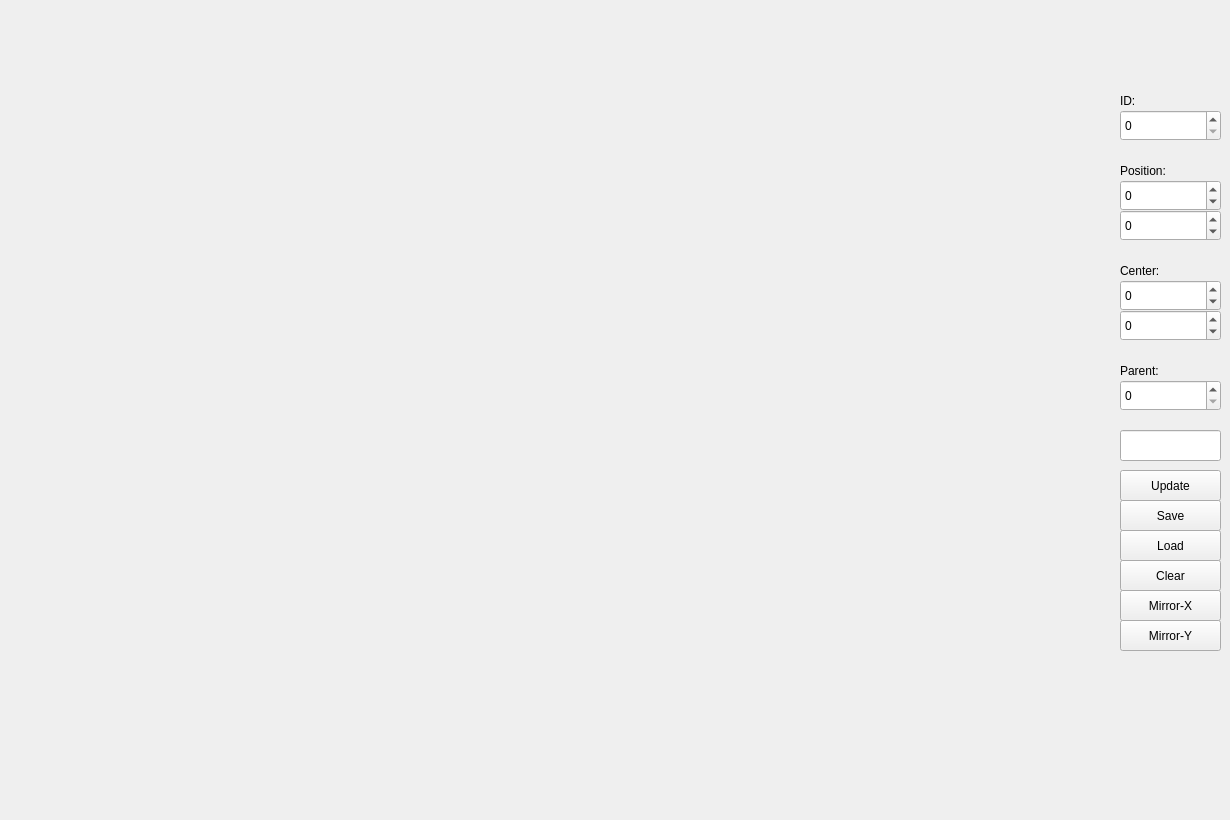
<?xml version="1.0" encoding="UTF-8"?>
<ui version="4.0">
 <class>MainWindow</class>
 <widget class="QMainWindow" name="MainWindow">
  <property name="geometry">
   <rect>
    <x>0</x>
    <y>0</y>
    <width>1230</width>
    <height>820</height>
   </rect>
  </property>
  <property name="windowTitle">
   <string>HighLevel Behavior Grid Master! :p</string>
  </property>
  <widget class="QWidget" name="centralWidget">
   <widget class="QSpinBox" name="b_id">
    <property name="geometry">
     <rect>
      <x>1120</x>
      <y>110</y>
      <width>101</width>
      <height>31</height>
     </rect>
    </property>
    <property name="maximum">
     <number>999</number>
    </property>
   </widget>
   <widget class="QSpinBox" name="b_x">
    <property name="geometry">
     <rect>
      <x>1120</x>
      <y>180</y>
      <width>101</width>
      <height>31</height>
     </rect>
    </property>
    <property name="minimum">
     <number>-550</number>
    </property>
    <property name="maximum">
     <number>550</number>
    </property>
   </widget>
   <widget class="QSpinBox" name="b_y">
    <property name="geometry">
     <rect>
      <x>1120</x>
      <y>210</y>
      <width>101</width>
      <height>31</height>
     </rect>
    </property>
    <property name="minimum">
     <number>-400</number>
    </property>
    <property name="maximum">
     <number>400</number>
    </property>
   </widget>
   <widget class="QSpinBox" name="b_cx">
    <property name="geometry">
     <rect>
      <x>1120</x>
      <y>280</y>
      <width>101</width>
      <height>31</height>
     </rect>
    </property>
    <property name="minimum">
     <number>-550</number>
    </property>
    <property name="maximum">
     <number>550</number>
    </property>
   </widget>
   <widget class="QSpinBox" name="b_cy">
    <property name="geometry">
     <rect>
      <x>1120</x>
      <y>310</y>
      <width>101</width>
      <height>31</height>
     </rect>
    </property>
    <property name="minimum">
     <number>-400</number>
    </property>
    <property name="maximum">
     <number>400</number>
    </property>
   </widget>
   <widget class="QSpinBox" name="b_par">
    <property name="geometry">
     <rect>
      <x>1120</x>
      <y>380</y>
      <width>101</width>
      <height>31</height>
     </rect>
    </property>
    <property name="maximum">
     <number>999</number>
    </property>
   </widget>
   <widget class="QLineEdit" name="b_name">
    <property name="geometry">
     <rect>
      <x>1120</x>
      <y>430</y>
      <width>101</width>
      <height>31</height>
     </rect>
    </property>
   </widget>
   <widget class="QLabel" name="label">
    <property name="geometry">
     <rect>
      <x>1120</x>
      <y>90</y>
      <width>67</width>
      <height>21</height>
     </rect>
    </property>
    <property name="text">
     <string>ID:</string>
    </property>
   </widget>
   <widget class="QLabel" name="label_2">
    <property name="geometry">
     <rect>
      <x>1120</x>
      <y>160</y>
      <width>67</width>
      <height>21</height>
     </rect>
    </property>
    <property name="text">
     <string>Position:</string>
    </property>
   </widget>
   <widget class="QLabel" name="label_3">
    <property name="geometry">
     <rect>
      <x>1120</x>
      <y>260</y>
      <width>67</width>
      <height>21</height>
     </rect>
    </property>
    <property name="text">
     <string>Center:</string>
    </property>
   </widget>
   <widget class="QLabel" name="label_4">
    <property name="geometry">
     <rect>
      <x>1120</x>
      <y>360</y>
      <width>67</width>
      <height>21</height>
     </rect>
    </property>
    <property name="text">
     <string>Parent:</string>
    </property>
   </widget>
   <widget class="QPushButton" name="pushButton">
    <property name="geometry">
     <rect>
      <x>1120</x>
      <y>470</y>
      <width>101</width>
      <height>31</height>
     </rect>
    </property>
    <property name="text">
     <string>Update</string>
    </property>
   </widget>
   <widget class="QPushButton" name="pushButton_2">
    <property name="geometry">
     <rect>
      <x>1120</x>
      <y>500</y>
      <width>101</width>
      <height>31</height>
     </rect>
    </property>
    <property name="text">
     <string>Save</string>
    </property>
   </widget>
   <widget class="QPushButton" name="pushButton_3">
    <property name="geometry">
     <rect>
      <x>1120</x>
      <y>530</y>
      <width>101</width>
      <height>31</height>
     </rect>
    </property>
    <property name="text">
     <string>Load</string>
    </property>
   </widget>
   <widget class="QPushButton" name="pushButton_4">
    <property name="geometry">
     <rect>
      <x>1120</x>
      <y>560</y>
      <width>101</width>
      <height>31</height>
     </rect>
    </property>
    <property name="text">
     <string>Clear</string>
    </property>
   </widget>
   <widget class="QPushButton" name="pushButton_5">
    <property name="geometry">
     <rect>
      <x>1120</x>
      <y>590</y>
      <width>101</width>
      <height>31</height>
     </rect>
    </property>
    <property name="text">
     <string>Mirror-X</string>
    </property>
   </widget>
   <widget class="QPushButton" name="pushButton_6">
    <property name="geometry">
     <rect>
      <x>1120</x>
      <y>620</y>
      <width>101</width>
      <height>31</height>
     </rect>
    </property>
    <property name="text">
     <string>Mirror-Y</string>
    </property>
   </widget>
  </widget>
 </widget>
 <layoutdefault spacing="6" margin="11"/>
 <resources/>
 <connections/>
</ui>
